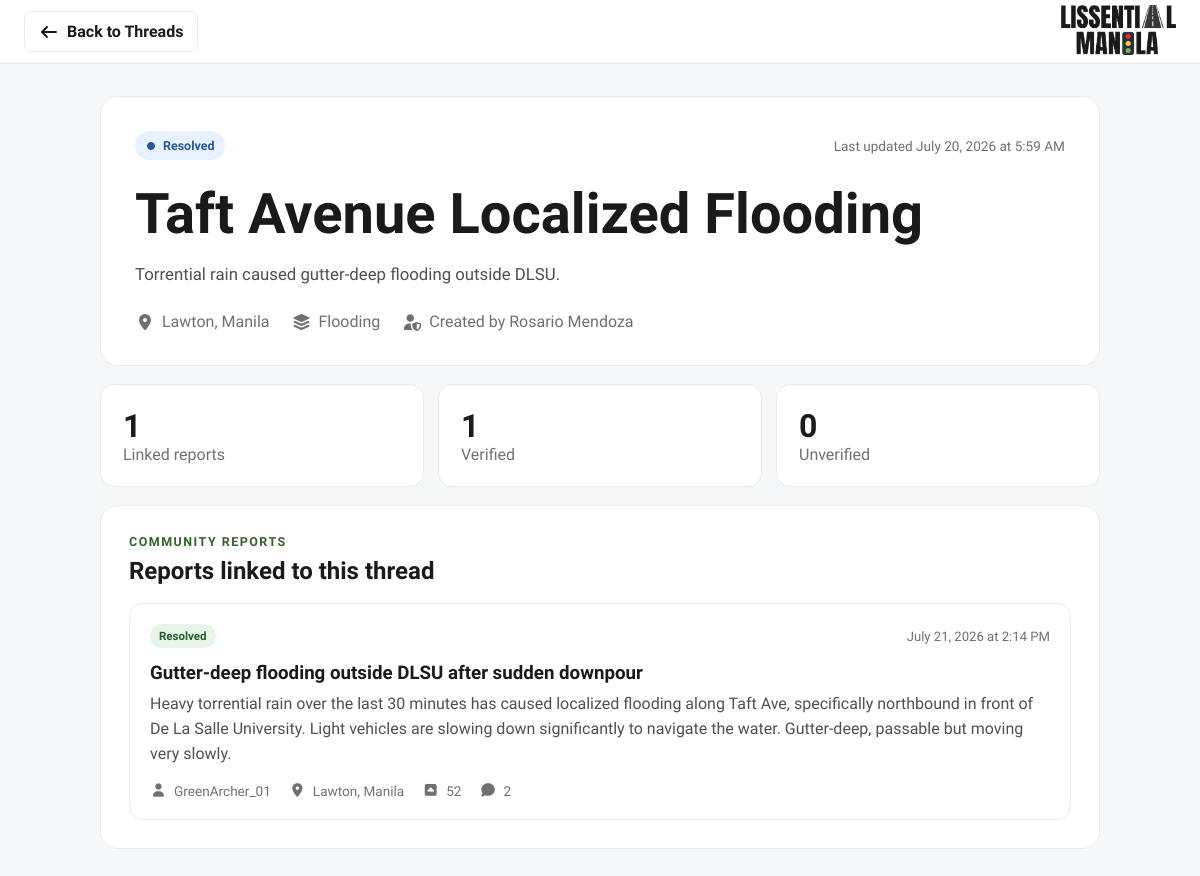
Page /pages/user/thread-details.php?id=1 on the committed database.
### tables this page shows
CREATE TABLE threads (
    thread_id INT AUTO_INCREMENT PRIMARY KEY,
    title VARCHAR(255) NOT NULL,
    location_id INT NOT NULL,
    category_id INT NOT NULL,
    
    created_by INT NOT NULL,  
    status ENUM('Active', 'Resolved', 'Archived') NOT NULL DEFAULT 'Active',
    
    description TEXT,  
    
     
    total_reports INT DEFAULT 0,
    verified_reports INT DEFAULT 0,
    unverified_reports INT DEFAULT 0,
    
    created_at TIMESTAMP DEFAULT CURRENT_TIMESTAMP,
    updated_at TIMESTAMP DEFAULT CURRENT_TIMESTAMP ON UPDATE CURRENT_TIMESTAMP,
    
    FOREIGN KEY (category_id) REFERENCES categories(category_id),
    FOREIGN KEY (location_id) REFERENCES locations(location_id),
    FOREIGN KEY (created_by) REFERENCES users(user_id) ON DELETE RESTRICT
);

CREATE TABLE categories (
    category_id INT AUTO_INCREMENT PRIMARY KEY,
    category_name VARCHAR(50) NOT NULL UNIQUE, 
    requires_description BOOLEAN DEFAULT FALSE,  
    is_active BOOLEAN DEFAULT TRUE,
    created_at TIMESTAMP DEFAULT CURRENT_TIMESTAMP
);

CREATE TABLE reports (
    report_id INT AUTO_INCREMENT PRIMARY KEY,
    user_id INT NOT NULL,  
    thread_id INT,  
    location_id INT NOT NULL,  
    category_id INT NOT NULL,

    title VARCHAR(255) NOT NULL,
    description TEXT NOT NULL,
    
     
    upvote_count INT DEFAULT 0,
    comment_count INT DEFAULT 0,
 
     
    status ENUM('Pending', 'Verified', 'Resolved', 'Rejected') NOT NULL DEFAULT 'Pending',
    verification_remarks TEXT,  
    verified_by INT,  
    verified_at TIMESTAMP NULL,
        
    is_deleted BOOLEAN DEFAULT FALSE,  
    
    created_at TIMESTAMP DEFAULT CURRENT_TIMESTAMP,
    updated_at TIMESTAMP DEFAULT CURRENT_TIMESTAMP ON UPDATE CURRENT_TIMESTAMP,
    
    FOREIGN KEY (user_id) REFERENCES users(user_id),
    FOREIGN KEY (thread_id) REFERENCES threads(thread_id),
    FOREIGN KEY (location_id) REFERENCES locations(location_id),
    FOREIGN KEY (category_id) REFERENCES categories(category_id),
    FOREIGN KEY (verified_by) REFERENCES users(user_id)
);

CREATE TABLE users (
    user_id INT AUTO_INCREMENT PRIMARY KEY,
    phone_number VARCHAR(20) NOT NULL UNIQUE,
    email VARCHAR(100),
    first_name VARCHAR(50) NOT NULL,
    last_name VARCHAR(50) NOT NULL,
    username VARCHAR(50) NOT NULL UNIQUE,
    password_hash VARCHAR(255) NOT NULL,
    
     
    role ENUM('Student', 'Official', 'Admin') NOT NULL DEFAULT 'Student',
    
     
    assigned_area VARCHAR(100),
    
     
    home_location_id INT NOT NULL,
    
     
    pending_phone_number VARCHAR(20),  
    is_phone_verified BOOLEAN DEFAULT TRUE,  
    phone_verification_code VARCHAR(10),
    phone_verification_expires_at TIMESTAMP NULL,
    
    is_deleted BOOLEAN DEFAULT FALSE,
    
    created_at TIMESTAMP DEFAULT CURRENT_TIMESTAMP,
    updated_at TIMESTAMP DEFAULT CURRENT_TIMESTAMP ON UPDATE CURRENT_TIMESTAMP,
    
    FOREIGN KEY (home_location_id) REFERENCES locations(location_id)
);

CREATE TABLE locations (
    location_id INT AUTO_INCREMENT PRIMARY KEY,
    city VARCHAR(50) NOT NULL,
    district VARCHAR(100) NOT NULL,
    landmark VARCHAR(100),  
    is_active BOOLEAN DEFAULT TRUE,
    created_at TIMESTAMP DEFAULT CURRENT_TIMESTAMP,
    
     
    UNIQUE KEY unique_location (city, district)
);

### includes/thread-query.php (called while the page is built, shortened)
<?php
function thread_escape(?string $value): string
{
    return htmlspecialchars((string) $value, ENT_QUOTES, 'UTF-8');
}
function thread_fetch_one(mysqli $db, int $threadId): ?array
{
    $sql = <<<'SQL'
        SELECT
            t.thread_id,
            t.title,
            t.description,
            t.status,
            t.total_reports,
            t.verified_reports,
            t.unverified_reports,
            t.created_at,
            t.updated_at,
            c.category_name,
            l.city,
            l.district,
            l.landmark,
            CONCAT(u.first_name, ' ', u.last_name) AS creator_name
        FROM threads t
        INNER JOIN categories c ON c.category_id = t.category_id
        INNER JOIN locations l ON l.location_id = t.location_id
        INNER JOIN users u ON u.user_id = t.created_by
        WHERE t.thread_id = ?
        LIMIT 1
    SQL;
    $stmt = $db->prepare($sql);
    $stmt->bind_param('i', $threadId);
    $stmt->execute();
    $row = $stmt->get_result()->fetch_assoc();
    return $row ?: null;
}
function thread_fetch_reports(mysqli $db, int $threadId): array
{
    $sql = <<<'SQL'
        SELECT
            r.report_id,
            r.title,
            r.description,
            r.status,
            r.upvote_count,
            r.comment_count,
            r.created_at,
            c.category_name,
            l.city,
            l.district,
            CONCAT(u.first_name, ' ', u.last_name) AS reporter_name,
            u.username
        FROM reports r
        INNER JOIN categories c ON c.category_id = r.category_id
        INNER JOIN locations l ON l.location_id = r.location_id
        INNER JOIN users u ON u.user_id = r.user_id
        WHERE r.thread_id = ?
          AND r.is_deleted = FALSE
        ORDER BY r.created_at DESC, r.report_id DESC
    SQL;
    $stmt = $db->prepare($sql);
    $stmt->bind_param('i', $threadId);
    $stmt->execute();
    return $stmt->get_result()->fetch_all(MYSQLI_ASSOC);
}
function thread_location_label(array $thread): string
{
    $parts = [];
    if (!empty($thread['district'])) {
        $parts[] = (string) $thread['district'];
    }
    if (!empty($thread['city'])) {
        $parts[] = (string) $thread['city'];
    }
    return implode(', ', $parts);
}
function thread_date_label(?string $date): string
{
    $timestamp = strtotime($date);
    return $timestamp === false ? $date : date('F j, Y \a\t g:i A', $timestamp);
}

### pages/user/thread-details.php (the view, shortened to what this page needs)
<?php
require_once __DIR__ . '/../../includes/thread-query.php';
$threadId = filter_input(INPUT_GET, 'id', FILTER_VALIDATE_INT);
$thread = null;
$reports = [];
$errorMessage = null;
if (!$threadId || $threadId < 1) {
    http_response_code(400);
    $errorMessage = 'A valid thread ID is required.';
} else {
    try {
        $db = thread_db();
        $thread = thread_fetch_one($db, $threadId);
        if ($thread === null) {
            http_response_code(404);
            $errorMessage = 'The requested thread does not exist.';
        } else {
            $reports = thread_fetch_reports($db, $threadId);
        }
    } catch (Throwable $error) {
        http_response_code(500);
        $errorMessage = $error->getMessage();
    }
}
?>
<!DOCTYPE html>
<html lang="en">
<head>
    <link rel="stylesheet" href="../../style/user/threads.css">
</head>
<body>
<header class="details-navbar">
    <a href="user-threads.php" class="details-navbar__back"><i class="fa-solid fa-arrow-left"></i> Back to Threads</a>
    <a href="user-home.php"><img src="../../assets/LOGO/logo_normal.png" alt="Lissential Manila logo"></a>
</header>
<main class="thread-details-page">
    <?php if ($errorMessage !== null): ?>
        <section class="thread-state thread-state--error">
            <i class="fa-solid fa-triangle-exclamation"></i>
            <h1>Thread unavailable</h1>
            <p><?= thread_escape($errorMessage) ?></p>
            <a href="user-threads.php">Return to all threads</a>
        </section>
    <?php else: ?>
        <section class="thread-details-hero">
            <div class="thread-details-hero__topline">
                <span class="thread-status thread-status--<?= strtolower(thread_escape((string) $thread['status'])) ?>"><i class="fa-solid fa-circle"></i><?= thread_escape($thread['status']) ?></span>
                <span>Last updated <?= thread_escape(thread_date_label($thread['updated_at'])) ?></span>
            </div>
            <h1><?= thread_escape($thread['title']) ?></h1>
            <p><?= thread_escape($thread['description'] ?: 'No official description has been added to this thread yet.') ?></p>
            <div class="thread-details-hero__meta">
                <span><i class="fa-solid fa-location-dot"></i><?= thread_escape(thread_location_label($thread)) ?></span>
                <span><i class="fa-solid fa-layer-group"></i><?= thread_escape($thread['category_name']) ?></span>
                <span><i class="fa-solid fa-user-shield"></i>Created by <?= thread_escape($thread['creator_name']) ?></span>
            </div>
        </section>
        <section class="thread-summary-grid">
            <article><strong><?= count($reports) ?></strong><span>Linked reports</span></article>
            <article><strong><?= (int) $thread['verified_reports'] ?></strong><span>Verified</span></article>
            <article><strong><?= (int) $thread['unverified_reports'] ?></strong><span>Unverified</span></article>
        </section>
        <section class="linked-reports">
            <div class="linked-reports__heading">
                <div><p class="threads-eyebrow">COMMUNITY REPORTS</p><h2>Reports linked to this thread</h2></div>
            </div>
            <?php if ($reports === []): ?>
                <div class="thread-state thread-state--compact"><i class="fa-regular fa-file-lines"></i><h3>No linked reports yet</h3><p>An official thread can exist before individual reports are linked to it.</p></div>
            <?php else: ?>
                <div class="report-list">
                    <?php foreach ($reports as $report): ?>
                        <article class="linked-report-card">
                            <div class="linked-report-card__topline">
                                <span class="report-status report-status--<?= strtolower(thread_escape((string) $report['status'])) ?>"><?= thread_escape($report['status']) ?></span>
                                <span><?= thread_escape(thread_date_label($report['created_at'])) ?></span>
                            </div>
                            <h3><?= thread_escape($report['title']) ?></h3>
                            <p><?= thread_escape($report['description']) ?></p>
                            <div class="linked-report-card__meta">
                                <span><i class="fa-solid fa-user"></i><?= thread_escape($report['username'] ?: $report['reporter_name']) ?></span>
                                <span><i class="fa-solid fa-location-dot"></i><?= thread_escape($report['district'] . ', ' . $report['city']) ?></span>
                                <span><i class="fa-solid fa-square-caret-up"></i><?= (int) $report['upvote_count'] ?></span>
                                <span><i class="fa-solid fa-comment"></i><?= (int) $report['comment_count'] ?></span>
                            </div>
                        </article>
                    <?php endforeach; ?>
                </div>
            <?php endif; ?>
        </section>
    <?php endif; ?>
</main>
</body>
</html>

### style/user/threads.css (style rules this page uses)
body { background: #f6f7f8; }
.threads-eyebrow { color:var(--colorGreen); font-size:.78rem; font-weight:700; letter-spacing:.12em; margin-bottom:8px; }
.thread-card__topline,.thread-card__footer,.thread-details-hero__topline,.linked-report-card__topline { display:flex; align-items:center; justify-content:space-between; gap:12px; }
.thread-status { display:inline-flex; align-items:center; gap:7px; width:max-content; border-radius:999px; padding:7px 11px; font-size:.78rem; font-weight:700; }
.thread-status i { font-size:.5rem; }
.thread-status--resolved { background:#e8f1ff; color:#285993; }
.thread-card__meta span,.thread-details-hero__meta span,.linked-report-card__meta span { display:inline-flex; align-items:center; gap:7px; }
.thread-card__button,.thread-state a,.details-navbar__back { display:inline-flex; align-items:center; gap:8px; text-decoration:none; border-radius:8px; padding:10px 14px; background:var(--color5); color:#fff; font-weight:600; }
.details-navbar { height:64px; display:flex; justify-content:space-between; align-items:center; padding:0 24px; background:#fff; border-bottom:1px solid var(--color3); }
.details-navbar img { height:50px; }
.details-navbar__back { background:transparent; color:var(--colorText); border:1px solid var(--color3); }
.thread-details-page { width:min(1000px, calc(100% - 32px)); margin:32px auto 64px; }
.thread-details-hero { padding:34px; background:#fff; border:1px solid var(--color3); border-radius:18px; }
.thread-details-hero__topline { color:var(--color4); font-size:.85rem; }
.thread-details-hero h1 { font-size:clamp(2rem,5vw,3.5rem); line-height:1.1; margin:24px 0 14px; }
.thread-details-hero > p { color:#4f4f4f; font-size:1.05rem; line-height:1.7; }
.thread-details-hero__meta { display:flex; flex-wrap:wrap; gap:12px 22px; margin-top:24px; color:var(--color4); }
.thread-summary-grid { display:grid; grid-template-columns:repeat(3,1fr); gap:14px; margin:18px 0; }
.thread-summary-grid article { padding:22px; background:#fff; border:1px solid var(--color3); border-radius:14px; }
.thread-summary-grid strong { display:block; font-size:2rem; }
.thread-summary-grid span { color:var(--color4); }
.linked-reports { padding:28px; background:#fff; border:1px solid var(--color3); border-radius:18px; }
.linked-reports__heading { margin-bottom:18px; }
.report-list { display:flex; flex-direction:column; gap:14px; }
.linked-report-card { padding:20px; border:1px solid var(--color3); border-radius:14px; }
.linked-report-card__topline { color:var(--color4); font-size:.82rem; }
.linked-report-card h3 { margin:14px 0 8px; }
.linked-report-card p { color:#4f4f4f; line-height:1.55; }
.linked-report-card__meta { display:flex; flex-wrap:wrap; gap:12px 18px; margin-top:16px; color:var(--color4); font-size:.85rem; }
.report-status { border-radius:999px; padding:5px 9px; font-size:.72rem; font-weight:700; background:#eee; color:#555; }
.report-status--verified,.report-status--resolved { background:#e7f5e9; color:#255c2c; }

### style/shared/global.css (style rules this page uses)
:root { --color1: #ffffff; --color2: #fbfbfb; --color3: #ebebeb; --color4: #707070; --color5: #222222; --colorText: #1a1a1a; --colorBlue: #5ca3ff; --colorRed: #cd474b; --colorYellow: #febc01; --colorGreen: #34622f; --colorComplement: #000000; --space-xsmall: clamp(0.25rem, 0.2rem + 0.3vw, 0.5rem); --space-small: clamp(0.5rem, 0.4rem + 0.5vw, 0.75rem); --space-medium: clamp(0.75rem, 0.6rem + 0.8vw, 1.5rem); --space-large: clamp(1.25rem, 1rem + 1vw, 2.5rem); --space-xlarge: clamp(2rem, 1.5rem + 2vw, 4rem); --font-xsmall: clamp(0.75rem, 0.72rem + 0.15vw, 0.875rem); --font-small: clamp(0.875rem, 0.83rem + 0.2vw, 1rem); --font-medium: clamp(1rem, 0.95rem + 0.3vw, 1.125rem); --font-large: clamp(1.25rem, 1.1rem + 0.6vw, 1.75rem); --font-xlarge: clamp(1.75rem, 1.4rem + 1vw, 2.5rem); --font-xxlarge: clamp(2.25rem, 1.8rem + 1.5vw, 3.5rem); }
* { margin: 0; padding: 0; box-sizing: border-box; font-family: "Google Sans", sans-serif; font-optical-sizing: auto; font-weight: 400; font-style: normal; }
body { background-color: var(--color1); color: var(--colorText); }
h1, h2, h3 { font-weight: 700; }
p, body { font-weight: 400; }
strong, .bold { font-weight: 600; }

### rows in the picture
threads: status "Resolved", updated_at "July 20, 2026 at 5:59 AM", title "Taft Avenue Localized Flooding", description "Torrential rain caused gutter-deep flooding outside DLSU.", category.category_name "Flooding", verified_reports "1", unverified_reports "0"
reports: status "Resolved", created_at "July 21, 2026 at 2:14 PM", title "Gutter-deep flooding outside DLSU after sudden downpour", description "Heavy torrential rain over the last 30 minutes has caused localized flooding along Taft Ave, specifically northbound in front of De La Salle University. Light vehicles are slowing down significantly to navigate the water. Gutter-deep, passable but moving very slowly.", user.username "GreenArcher_01", location.city "Lawton, Manila", upvote_count "52", comment_count "2"

### other values in the picture
thread_escape(thread_location_label($thread)) "Lawton, Manila"
thread_escape($thread['creator_name']) "Rosario Mendoza"
count($reports) "1"
